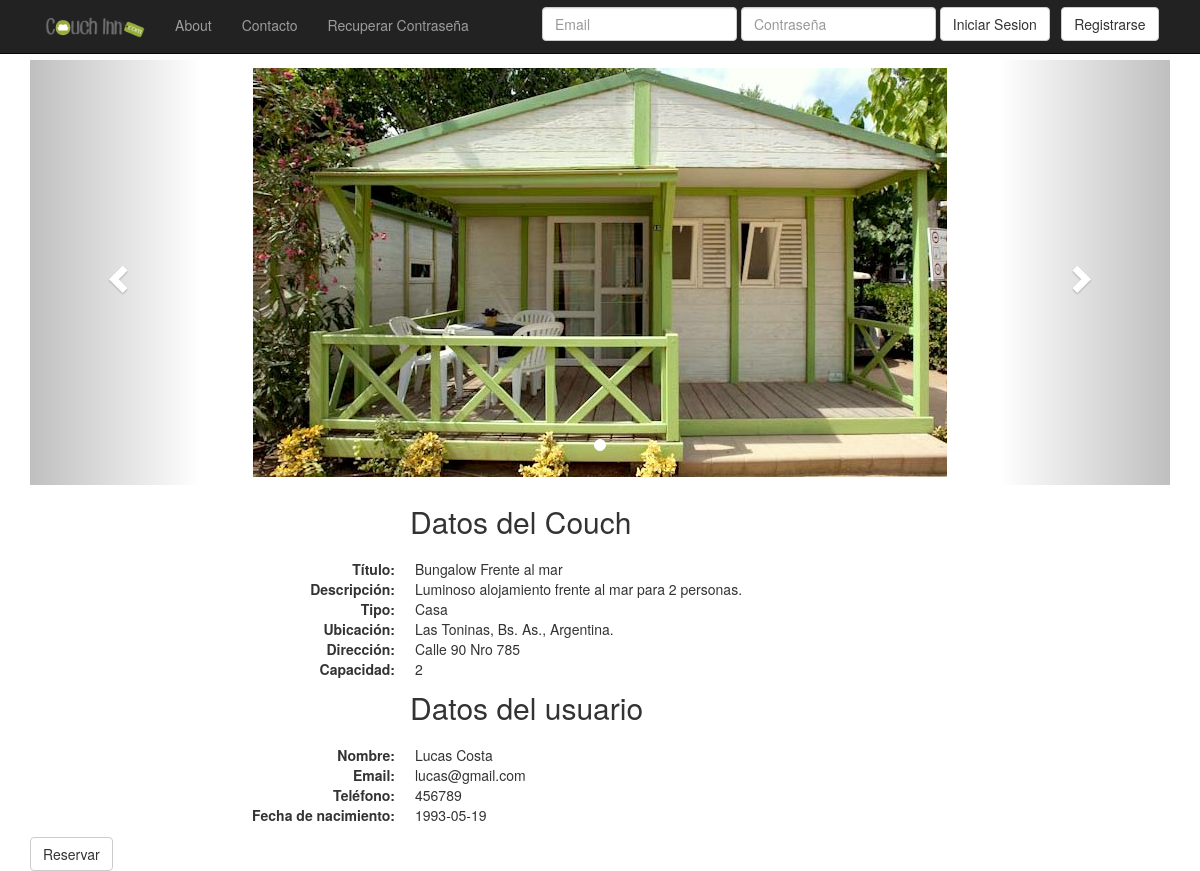
Screenshot of /detalle_couch.php?id=1 with the database file from the repository.
### tables this page shows
CREATE TABLE IF NOT EXISTS `couch` (
  `id_couch` int(100) NOT NULL AUTO_INCREMENT,
  `id_usuario` int(100) NOT NULL,
  `id_tipo` int(100) NOT NULL,
  `titulo` varchar(100) NOT NULL,
  `descripcion` text NOT NULL,
  `ubicacion` varchar(100) NOT NULL,
  `direccion` varchar(100) NOT NULL,
  `capacidad` int(100) NOT NULL,
  `eliminado_couch` tinyint(1) NOT NULL DEFAULT '0',
  `despublicado` tinyint(1) NOT NULL DEFAULT '0',
  PRIMARY KEY (`id_couch`),
  KEY `id_tipo` (`id_tipo`)
);

CREATE TABLE IF NOT EXISTS `foto` (
  `id_foto` int(100) NOT NULL AUTO_INCREMENT,
  `id_couch` int(100) NOT NULL,
  `ruta` varchar(100) NOT NULL,
  PRIMARY KEY (`id_foto`),
  UNIQUE KEY `ruta` (`ruta`),
  KEY `id_couch` (`id_couch`)
);

CREATE TABLE IF NOT EXISTS `tipo` (
  `id_tipo` int(100) NOT NULL AUTO_INCREMENT,
  `nombre_tipo` varchar(30) NOT NULL,
  `eliminado` tinyint(1) DEFAULT '0',
  PRIMARY KEY (`id_tipo`)
);

CREATE TABLE IF NOT EXISTS `usuario` (
  `id_usuario` int(100) NOT NULL AUTO_INCREMENT,
  `email` varchar(30) NOT NULL,
  `nombre` varchar(35) NOT NULL,
  `apellido` varchar(35) NOT NULL,
  `fnac` date NOT NULL,
  `telefono` varchar(25) NOT NULL,
  `clave` varchar(15) NOT NULL,
  PRIMARY KEY (`id_usuario`) USING BTREE,
  UNIQUE KEY `email` (`email`),
  KEY `email_2` (`email`)
);

### detalle_couch.php (the view, shortened to what this page needs)
<?php
include("conectarBD.php");
$first= true;
$esDuenio = false;
$query= "SELECT * FROM couch INNER JOIN tipo ON (couch.id_tipo = tipo.id_tipo) INNER JOIN usuario ON (couch.id_usuario = usuario.id_usuario) WHERE (couch.id_couch ='".$_GET["id"]."' AND couch.eliminado_couch = 0)";
$resultado= mysqli_query($conexion, $query);
if (mysqli_num_rows($resultado) == 1){
?>
<!DOCTYPE html>
<html>
<head>
    <link href="bootstrap/css/bootstrap.min.css" rel="stylesheet">
    <link href="default.css" rel="stylesheet">
</head>
<body>
<?php include("navbar.php"); ?>
<div class="container">
    <?php while ( $couch = mysqli_fetch_array($resultado)) {
        $query_foto="SELECT ruta FROM foto WHERE id_couch='".$_GET["id"]."'";
        $resultado_foto=mysqli_query($conexion, $query_foto);
        $cant_fotos=mysqli_num_rows($resultado_foto);
        ?>
        <div id="myCarousel" class="carousel slide" data-ride="carousel">
            <ol class="carousel-indicators">
                <?php for($i = 0; $i < $cant_fotos; $i++){ ?>
                    <li data-target="#myCarousel" data-slide-to=<?php echo($i); if($i == 0){ echo(" class=active");} ?>></li>
                <?php } ?>
            </ol>
            <div class="carousel-inner" role="listbox">
                <?php while ( $foto = mysqli_fetch_array($resultado_foto)) {
                    if( $first){ $first=false;?>
                    <div class="item active">
                        <img  src=<?php echo("fotos_hospedajes/".$foto["ruta"]);?> >
                     </div>
                <?php } else {?>
                    <div class="item">
                        <img  src=<?php echo("fotos_hospedajes/".$foto["ruta"]);?> >
                    </div>
                <?php }
                } ?>
            </div>
            <a class="left carousel-control" href="#myCarousel" role="button" data-slide="prev">
                <span class="glyphicon glyphicon-chevron-left" aria-hidden="true"></span>
            </a>
            <a class="right carousel-control" href="#myCarousel" role="button" data-slide="next">
                <span class="glyphicon glyphicon-chevron-right" aria-hidden="true"></span>
            </a>
        </div>
        <p class="h2 col-md-offset-4"> Datos del Couch</p>
        <div class="col-md-offset-2 col-md-6 inf_couch">
            <d1 class="dl-horizontal">
                <dt> Título: </dt>
                <dd> <?php echo($couch["titulo"]) ?></dd>
                <dt> Descripción: </dt>
                <dd> <?php echo($couch["descripcion"]) ?></dd>
                <dt> Tipo:</dt>
                <dd> <?php echo($couch["nombre_tipo"]) ?></dd>
                <dt> Ubicación: </dt>
                <dd> <?php echo($couch["ubicacion"]) ?></dd>
                <dt> Dirección: </dt>
                <dd> <?php echo($couch["direccion"]) ?></dd>
                <dt> Capacidad: </dt>
                <dd> <?php echo($couch["capacidad"]) ?></dd>
            </d1>
        </div>
        <p class="h2 col-md-offset-4"> Datos del usuario</p>
        <div class="col-md-offset-2 col-md-6 inf_couch">
            <d1 class="dl-horizontal">
                <dt> Nombre: </dt>
                <dd> <?php echo($couch["nombre"]) ?> <?php echo($couch["apellido"]) ?></dd>
                <dt> Email:</dt>
                <dd> <?php echo($couch["email"]) ?></dd>
                <dt> Teléfono:</dt>
                <dd> <?php echo($couch["telefono"]) ?></dd>
                <dt> Fecha de nacimiento:</dt>
                <dd> <?php echo($couch["fnac"]) ?></dd>
            </d1>
        </div>
    <?php   }    ?>
    <?php   if (!$esDuenio && !$_SESSION["admin"]) {  ?>
                <a class="btn btn-default" href="index.php">Reservar</a>
        <?php   }  ?>
</div>
</body>
</html>
<?php } else {
    echo("Este Couch ha sido eliminado"); ?>
    <br><a class="btn btn-default" href="index.php">Volver</a>
<?php } ?>

### default.css (style rules this page uses)
.inf_couch { margin-right: 100%; margin-bottom: 1%; padding-top: 1%; }
.item { height: 425px; }
.carousel-inner > .item img { max-height: 100%; max-width: 100%; position: absolute; top: 0; bottom: 0; left: 0; right: 0; margin: auto; }

### rows the page displays
couch: titulo "Bungalow Frente al mar", descripcion "Luminoso alojamiento frente al mar para 2 personas.", id_tipo.nombre_tipo "Casa", ubicacion "Las Toninas, Bs. As., Argentina.", direccion "Calle 90 Nro 785", capacidad "2", id_usuario.nombre "Lucas", id_usuario.apellido "Costa", id_usuario.email "lucas@gmail.com", id_usuario.telefono "456789", id_usuario.fnac "1993-05-19"
foto: ruta (picture)
